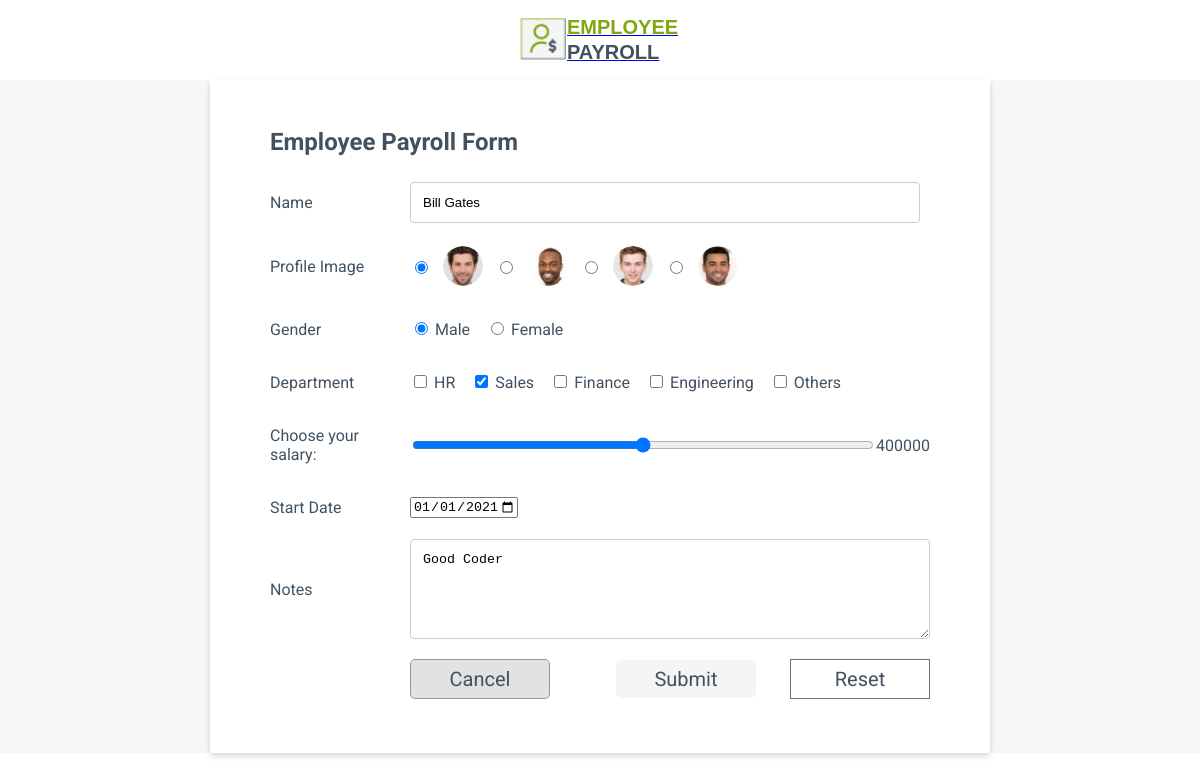
Screenshot of /employees/edit/1/ with the database file from the repository.
### employees/models.py (models this page shows, shortened)
class Employee(models.Model):
    name=models.CharField(max_length=50)
    profile_pic=models.CharField(max_length=200)
    gender=models.CharField(max_length=6)
    departments=models.ManyToManyField(Department)
    salary=models.IntegerField()
    start_date=models.DateField()
    note=models.TextField()
    class Meta:
        ordering=['name']

### employees/views.py (the view)
# urls.py: path('edit/<int:pk>/',editEmployee),
def editEmployee(request,pk):
    employee=Employee.objects.get(id=pk)
    if request.method=='POST':
        employee.name=request.POST['name']
        employee.gender=request.POST['gender']
        employee.salary=int(request.POST['salary'])
        employee.profile_pic=request.POST['profile_pic']
        employee.note=request.POST['note']
        employee.start_date=datetime.strptime(request.POST['start_date'], '%Y-%m-%d').date()
        departmentNames=request.POST.getlist('departments')
        initialDepartments=employee.departments.all()
        for departmentName in departmentNames:
            try:
                department=Department.objects.get(department_name=departmentName)
            except Department.DoesNotExist:
                department=Department(department_name=departmentName)
                department.save()
            employee.departments.add(department)
        for department in initialDepartments:
            if department.department_name not in departmentNames:
                employee.departments.remove(department)
        employee.save()
        return HttpResponseRedirect('/employees/')
    else:
        dateToday=datetime.now()
        dateMonthBefore=dateToday-timedelta(days=30)
        return render(request,'Employee_Form.html',{'minDate':dateMonthBefore.date(),'maxDate':dateToday.date(),'employee':employee})

### employees/templates/Employee_Form.html (shortened to what this page needs)
<!DOCTYPE html>
<html lang="en">
{% load static %}
<head>
    <link href="{% static 'css/Employee_Form.css' %}" type="text/css" rel="stylesheet">
</head>
<body>
    <header class="header-content header">
        <a href="/employees/">
            <div class="logo-content">
                <img src="{% static 'assets/images/logo.png' %}" alt="" style="width:50.24px;height:46.57px;">
                <div>
                    <span class="emp-text">EMPLOYEE</span><br>
                    <span class="emp-text emp-payroll">PAYROLL</span>
                </div>
            </div>
        </a>
    </header>
    <div class="form-content">
        <form class="form" action="" method="POST">
            <div class="form-head">Employee Payroll Form</div>
            <div class="row-content">
                <label class="label text" for="name">Name</label>
                <input class="input" type="text" id="name" name="name" placeholder="Your name.." pattern='^[A-Z]{1}[a-zA-Z ]{2,}$' oninvalid="this.setCustomValidity('Name is Invalid')" oninput="this.setCustomValidity('')" {% if employee %}value="{{ employee.name }}"{% endif %} required>
            </div>
            <div class="row-content">
                <label class="label text" for="profile_pic">Profile Image</label>
                <div class="profile-radio-content">
                    <label>
                        <input type="radio" id="profile1" name="profile_pic" value="assets/profile-images/Ellipse -3.png" {% if employee %}{% ifequal "assets/profile-images/Ellipse -3.png" employee.profile_pic %}checked{% endifequal %}{% endif %} required>
                        <img class="profile" id="image1" src="{% static 'assets/profile-images/Ellipse -3.png' %}">
                    </label>
                    <label>
                        <input type="radio" id="profile2" name="profile_pic" value="assets/profile-images/Ellipse -2.png"  required>
                        <img class="profile" id="image2" src="{% static 'assets/profile-images/Ellipse -2.png' %}">
                    </label>
                    <label>
                        <input type="radio" id="profile3" name="profile_pic" value="assets/profile-images/Ellipse -5.png"  required>
                        <img class="profile" id="image3" src="{% static 'assets/profile-images/Ellipse -5.png' %}">
                    </label>
                    <label>
                        <input type="radio" id="profile4" name="profile_pic" value="assets/profile-images/Ellipse -8.png"  required>
                        <img class="profile" id="image4" src="{% static 'assets/profile-images/Ellipse -8.png' %}">
                    </label>
                </div>
            </div>
            <div class="row-content">
                <label class="label text" for="gender">Gender</label>
                <div>
                    <input type="radio" id="male" name="gender" value="Male" {% if employee %}{% ifequal "Male" employee.gender %}checked{% endifequal %}{% endif %}>
                    <label class="text" for="male">Male</label>
                    <input type="radio" id="female" name="gender" value="Female" {% if employee %}{% ifequal "Female" employee.gender %}checked{% endifequal %}{% endif %}>
                    <label class="text" for="female">Female</label>
                </div>
            </div>
            <div class="row-content">
                <label class="label text" for="departments">Department</label>
                <div>
                    <input class="checkbox" type="checkbox" id="hr" name="departments" value="HR" >
                    <label class="text" for="hr">HR</label>
                    <input class="checkbox" type="checkbox" id="sales" name="departments" value="Sales" {% if employee %}{% for department in employee.departments.all %}{% ifequal "Sales" department.department_name %}checked{% endifequal %}{% endfor %}{% endif %}>
                    <label class="text" for="sales">Sales</label>
                    <input class="checkbox" type="checkbox" id="finance" name="departments" value="Finance" >
                    <label class="text" for="finance">Finance</label>
                    <input class="checkbox" type="checkbox" id="engineering" name="departments" value="Engineering" >
                    <label class="text" for="engineer">Engineering</label>
                    <input class="checkbox" type="checkbox" id="others" name="departments" value="Others" >
                    <label class="text" for="others">Others</label>
                </div>
            </div>
            <div class="row-content">
                <label class="label text" for="salary">Choose your salary: </label>
                <input class="input" type="range" name="salary" id="salary" min="300000" max="500000" step="100" {% if employee %}value="{{ employee.salary }}"{% else %}value="400000"{% endif %}>
                <output class="salary-output text" for="salary">{% if employee %}{{ employee.salary }}{% else %}400000{% endif %}</output>
            </div>
            <div class="row-content">
                <label class="label text" for="start_date">Start Date</label>
                <div>
                    <input type="date" name="start_date" id="start_date" min={{ minDate|date:"Y-m-d" }} max={{ maxDate|date:"Y-m-d" }} {% if employee %}value="{{ employee.start_date|date:"Y-m-d" }}"{% endif %}/>
                </div>
            </div>
            <div class="row-content">
                <label class="label text" for="note">Notes</label>
                <textarea id="note" class="input" name="note" placeholder="" style="height: 100px;">{% if employee %}{{ employee.note }}{% endif %}</textarea>
            </div>
            <div class="buttonParent">
                <a href="/employees/" class="resetButton button cancelButton">Cancel</a>
                <div class="submit-reset">
                    <input type="submit" class="button submitButton" id="submitButton" value="Submit"/>
                    <input type="reset" class="resetButton button" value="Reset"/>
                </div>
            </div>
        </form>
    </div>
</body>
</html>

### static/css/Employee_Form.css (style rules this page uses)
body { margin: 0; height: 100%; }
.header { padding: 15px 0; background-color: #ffffff; }
.header-content { display: flex; flex-direction: row; justify-content: center; align-items: center; border: 0px solid green; }
.logo-content { display: flex; flex-direction: row; align-items: center; border: opx solid green; width: 80%; }
.emp-text { font: normal normal bold 20px/25px Montserrat; font-family: "Montserrat", sans-serif; letter-spacing: 0px; color: #82a70c; text-transform: capitalize; }
.emp-payroll { color: #42515f; }
* { box-sizing: border-box; }
.form-content { min-height: calc(100%-80px); background-color: #f7f7f7; display: flex; justify-content: center; align-items: center; border: 0px solid green; }
.form { width: 65%; padding: 44px 60px; background: #ffffff 0% 0% no-repeat padding-box; box-shadow: 0px 3px 6px #00000029; opacity: 1; }
.form-head { font: normal normal bold 24px/37px Roboto; letter-spacing: 0px; color: #42515f; text-transform: capitalize; opacity: 1; padding-bottom: 20px; }
.row-content { display: flex; flex-direction: row; margin-bottom: 10px; align-items: center; border: 0px solid green; }
.label { min-width: 140px; }
label { padding: 12px 12px 12px 0; display: inline-block; }
.text { font-size: 16px; color: #42515f; opacity: 1; font-family: Roboto; }
.input { width: 100%; padding: 12px; border: 1px solid #ccc; border-radius: 4px; resize: vertical; }
.profile-radio-content { display: flex; flex-direction: row; }
.profile-radio-content > label { display: flex; flex-direction: row; align-items: center; }
.profile { width: 40px; border-radius: 50%; margin-left: 12px; }
.buttonParent { display: flex; margin-bottom: 10px; justify-content: space-between; margin-top: 20px; }
.button { font-size: 20px; font-family: Roboto; letter-spacing: 0px; color: #42515f; opacity: 1; background: transparent; border: none; font-weight: 400; min-width: 140px; padding: 7px 7px; border: 1px solid #707070; cursor: pointer; }
.submitButton { background: #E2E2E2 0% 0% no-repeat padding-box; border: 1px solid #969696; border-radius: 5px; opacity: 1; border: none; background-color: #f5f5f5; margin-right: 30px; }
.cancelButton { background: #E2E2E2 0% 0% no-repeat padding-box; border: 1px solid #969696; border-radius: 5px; opacity: 1; margin-left: 140px; text-decoration: none; text-align: center; }

### rows the page displays
Employee: name "Bill Gates", salary "400000", start_date "01/01/2021", note "Good Coder"
